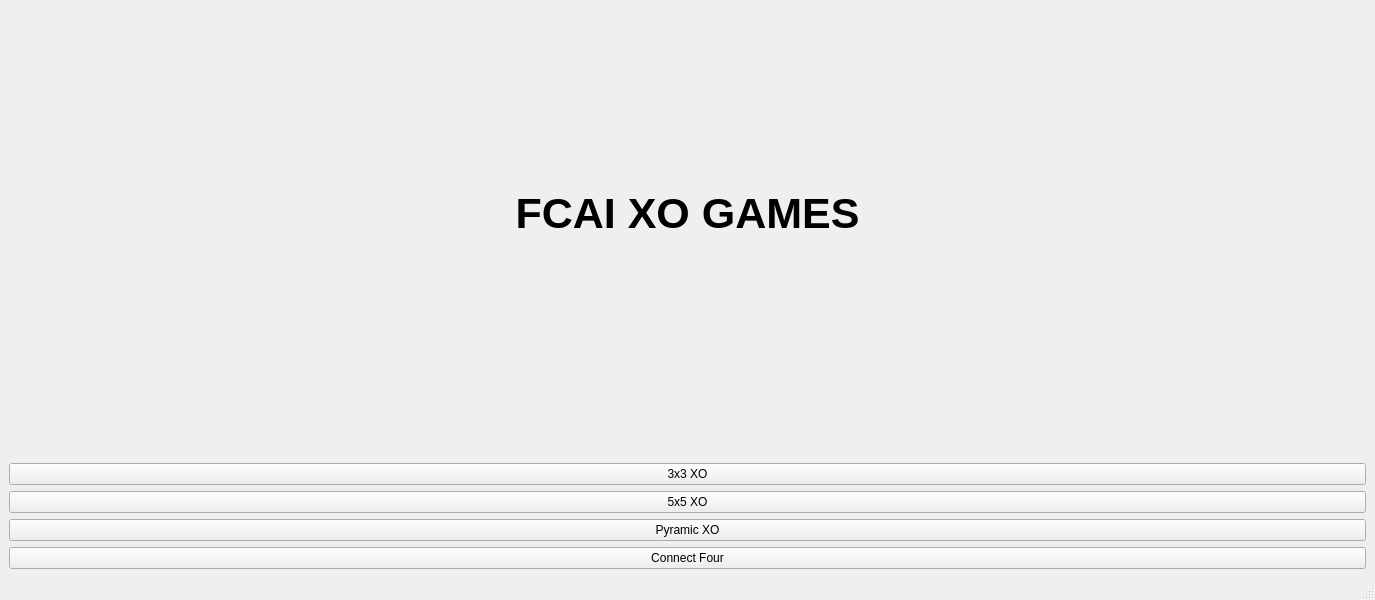
<?xml version="1.0" encoding="UTF-8"?>
<ui version="4.0">
 <class>MainWindow</class>
 <widget class="QMainWindow" name="MainWindow">
  <property name="geometry">
   <rect>
    <x>0</x>
    <y>0</y>
    <width>1375</width>
    <height>600</height>
   </rect>
  </property>
  <property name="windowTitle">
   <string>MainWindow</string>
  </property>
  <widget class="QWidget" name="centralwidget">
   <layout class="QVBoxLayout" name="verticalLayout">
    <item>
     <widget class="QLabel" name="label">
      <property name="font">
       <font>
        <pointsize>32</pointsize>
        <bold>true</bold>
       </font>
      </property>
      <property name="text">
       <string>FCAI XO GAMES</string>
      </property>
      <property name="alignment">
       <set>Qt::AlignCenter</set>
      </property>
     </widget>
    </item>
    <item>
     <spacer name="verticalSpacer">
      <property name="orientation">
       <enum>Qt::Vertical</enum>
      </property>
      <property name="sizeType">
       <enum>QSizePolicy::Preferred</enum>
      </property>
      <property name="sizeHint" stdset="0">
       <size>
        <width>20</width>
        <height>40</height>
       </size>
      </property>
     </spacer>
    </item>
    <item>
     <widget class="QPushButton" name="XO_Button">
      <property name="text">
       <string>3x3 XO</string>
      </property>
     </widget>
    </item>
    <item>
     <widget class="QPushButton" name="FiveXO_Button">
      <property name="text">
       <string>5x5 XO</string>
      </property>
     </widget>
    </item>
    <item>
     <widget class="QPushButton" name="PyramicXO_Button">
      <property name="text">
       <string>Pyramic XO</string>
      </property>
     </widget>
    </item>
    <item>
     <widget class="QPushButton" name="ConnectFour_Button">
      <property name="text">
       <string>Connect Four</string>
      </property>
     </widget>
    </item>
   </layout>
  </widget>
  <widget class="QStatusBar" name="statusbar"/>
 </widget>
 <resources/>
 <connections/>
</ui>
